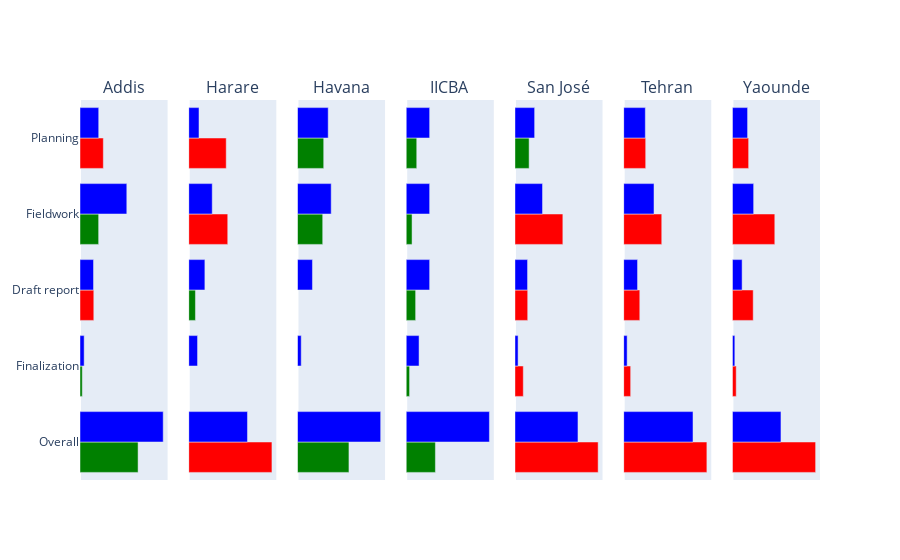

The code cell stored with this chart in its notebook:
### Code cell
import plotly.graph_objects as go
from plotly.subplots import make_subplots

category_order = ['Planning','Fieldwork','Draft report','Finalization','Overall']
category_order.reverse()

f = make_subplots(rows=1,cols=len(offices),subplot_titles=list(city_mapper.keys()),shared_yaxes=True,)
for d in city_mapper:
    data = df.loc[df['city']==d].sort_values('phase_num',ascending=False)
    # data['colour'] = 'red'
    # data['colour'].mask(data['percentage']<=100,'green',inplace=True)
    
    col = city_mapper[d]
    f.add_trace(go.Bar(x=data['working_hours'],y=data['phase'],marker_color=data['colour'],orientation='h',
    showlegend= False),row=1, col=col)
    f.add_trace(go.Bar(x=data['planned_hours'],y=data['phase'],marker_color='blue',orientation='h',
    showlegend=False),row=1, col=col)
f.update_layout(barmode='group')
f.update_xaxes(showticklabels=False,showgrid=False)
f.update_yaxes(categoryorder='array', categoryarray= category_order,showgrid=False)

### Figure 1 — Plotly figure (JSON) as saved in the notebook; plotly's stock layout.template omitted (floating-point values rounded to 4 significant figures)
{"data": [{"marker": {"color": ["green", "green", "red", "green", "red"]}, "orientation": "h", "showlegend": false, "type": "bar", "x": [418.8, 16.5, 99.5, 134.5, 168.2], "xaxis": "x", "y": ["Overall", "Finalization", "Draft report", "Fieldwork", "Planning"], "yaxis": "y"}, {"marker": {"color": "blue"}, "orientation": "h", "showlegend": false, "type": "bar", "x": [600, 30, 97.5, 337.5, 135], "xaxis": "x", "y": ["Overall", "Finalization", "Draft report", "Fieldwork", "Planning"], "yaxis": "y"}, {"marker": {"color": ["red", "green", "green", "red", "red"]}, "orientation": "h", "showlegend": false, "type": "bar", "x": [850, null, 68.5, 398.5, 383], "xaxis": "x2", "y": ["Overall", "Finalization", "Draft report", "Fieldwork", "Planning"], "yaxis": "y2"}, {"marker": {"color": "blue"}, "orientation": "h", "showlegend": false, "type": "bar", "x": [600, 90, 165, 240, 105], "xaxis": "x2", "y": ["Overall", "Finalization", "Draft report", "Fieldwork", "Planning"], "yaxis": "y2"}, {"marker": {"color": ["green", "green", "green", "green", "green"]}, "orientation": "h", "showlegend": false, "type": "bar", "x": [515, null, null, 252.5, 262.5], "xaxis": "x3", "y": ["Overall", "Finalization", "Draft report", "Fieldwork", "Planning"], "yaxis": "y3"}, {"marker": {"color": "blue"}, "orientation": "h", "showlegend": false, "type": "bar", "x": [832.5, 37.5, 150, 337.5, 307.5], "xaxis": "x3", "y": ["Overall", "Finalization", "Draft report", "Fieldwork", "Planning"], "yaxis": "y3"}, {"marker": {"color": ["green", "green", "green", "green", "green"]}, "orientation": "h", "showlegend": false, "type": "bar", "x": [289.5, 33.5, 93.5, 58, 104.5], "xaxis": "x4", "y": ["Overall", "Finalization", "Draft report", "Fieldwork", "Planning"], "yaxis": "y4"}, {"marker": {"color": "blue"}, "orientation": "h", "showlegend": false, "type": "bar", "x": [825, 127.5, 232.5, 232.5, 232.5], "xaxis": "x4", "y": ["Overall", "Finalization", "Draft report", "Fieldwork", "Planning"], "yaxis": "y4"}, {"marker": {"color": ["red", "red", "red", "red", "green"]}, "orientation": "h", "showlegend": false, "type": "bar", "x": [792, 79.5, 121.5, 456, 135], "xaxis": "x5", "y": ["Overall", "Finalization", "Draft report", "Fieldwork", "Planning"], "yaxis": "y5"}, {"marker": {"color": "blue"}, "orientation": "h", "showlegend": false, "type": "bar", "x": [600, 30, 120, 262.5, 187.5], "xaxis": "x5", "y": ["Overall", "Finalization", "Draft report", "Fieldwork", "Planning"], "yaxis": "y5"}, {"marker": {"color": ["red", "red", "red", "red", "red"]}, "orientation": "h", "showlegend": false, "type": "bar", "x": [720, 60.5, 139.5, 329.5, 190.5], "xaxis": "x6", "y": ["Overall", "Finalization", "Draft report", "Fieldwork", "Planning"], "yaxis": "y6"}, {"marker": {"color": "blue"}, "orientation": "h", "showlegend": false, "type": "bar", "x": [600, 30, 120, 262.5, 187.5], "xaxis": "x6", "y": ["Overall", "Finalization", "Draft report", "Fieldwork", "Planning"], "yaxis": "y6"}, {"marker": {"color": ["red", "red", "red", "red", "red"]}, "orientation": "h", "showlegend": false, "type": "bar", "x": [1028.0, 47, 257, 523.8, 200.5], "xaxis": "x7", "y": ["Overall", "Finalization", "Draft report", "Fieldwork", "Planning"], "yaxis": "y7"}, {"marker": {"color": "blue"}, "orientation": "h", "showlegend": false, "type": "bar", "x": [600, 30, 120, 262.5, 187.5], "xaxis": "x7", "y": ["Overall", "Finalization", "Draft report", "Fieldwork", "Planning"], "yaxis": "y7"}], "layout": {"annotations": [{"font": {"size": 16}, "showarrow": false, "text": "Addis", "x": 0.05918, "xanchor": "center", "xref": "paper", "y": 1, "yanchor": "bottom", "yref": "paper"}, {"font": {"size": 16}, "showarrow": false, "text": "Harare", "x": 0.2061, "xanchor": "center", "xref": "paper", "y": 1, "yanchor": "bottom", "yref": "paper"}, {"font": {"size": 16}, "showarrow": false, "text": "Havana", "x": 0.3531, "xanchor": "center", "xref": "paper", "y": 1, "yanchor": "bottom", "yref": "paper"}, {"font": {"size": 16}, "showarrow": false, "text": "IICBA", "x": 0.5, "xanchor": "center", "xref": "paper", "y": 1, "yanchor": "bottom", "yref": "paper"}, {"font": {"size": 16}, "showarrow": false, "text": "San José", "x": 0.6469, "xanchor": "center", "xref": "paper", "y": 1, "yanchor": "bottom", "yref": "paper"}, {"font": {"size": 16}, "showarrow": false, "text": "Tehran", "x": 0.7939, "xanchor": "center", "xref": "paper", "y": 1, "yanchor": "bottom", "yref": "paper"}, {"font": {"size": 16}, "showarrow": false, "text": "Yaounde", "x": 0.9408, "xanchor": "center", "xref": "paper", "y": 1, "yanchor": "bottom", "yref": "paper"}], "barmode": "group", "xaxis": {"anchor": "y", "domain": [0, 0.1184], "showgrid": false, "showticklabels": false}, "xaxis2": {"anchor": "y2", "domain": [0.1469, 0.2653], "showgrid": false, "showticklabels": false}, "xaxis3": {"anchor": "y3", "domain": [0.2939, 0.4122], "showgrid": false, "showticklabels": false}, "xaxis4": {"anchor": "y4", "domain": [0.4408, 0.5592], "showgrid": false, "showticklabels": false}, "xaxis5": {"anchor": "y5", "domain": [0.5878, 0.7061], "showgrid": false, "showticklabels": false}, "xaxis6": {"anchor": "y6", "domain": [0.7347, 0.8531], "showgrid": false, "showticklabels": false}, "xaxis7": {"anchor": "y7", "domain": [0.8816, 1.0], "showgrid": false, "showticklabels": false}, "yaxis": {"anchor": "x", "categoryarray": ["Overall", "Finalization", "Draft report", "Fieldwork", "Planning"], "categoryorder": "array", "domain": [0, 1], "showgrid": false}, "yaxis2": {"anchor": "x2", "categoryarray": ["Overall", "Finalization", "Draft report", "Fieldwork", "Planning"], "categoryorder": "array", "domain": [0, 1], "matches": "y", "showgrid": false, "showticklabels": false}, "yaxis3": {"anchor": "x3", "categoryarray": ["Overall", "Finalization", "Draft report", "Fieldwork", "Planning"], "categoryorder": "array", "domain": [0, 1], "matches": "y", "showgrid": false, "showticklabels": false}, "yaxis4": {"anchor": "x4", "categoryarray": ["Overall", "Finalization", "Draft report", "Fieldwork", "Planning"], "categoryorder": "array", "domain": [0, 1], "matches": "y", "showgrid": false, "showticklabels": false}, "yaxis5": {"anchor": "x5", "categoryarray": ["Overall", "Finalization", "Draft report", "Fieldwork", "Planning"], "categoryorder": "array", "domain": [0, 1], "matches": "y", "showgrid": false, "showticklabels": false}, "yaxis6": {"anchor": "x6", "categoryarray": ["Overall", "Finalization", "Draft report", "Fieldwork", "Planning"], "categoryorder": "array", "domain": [0, 1], "matches": "y", "showgrid": false, "showticklabels": false}, "yaxis7": {"anchor": "x7", "categoryarray": ["Overall", "Finalization", "Draft report", "Fieldwork", "Planning"], "categoryorder": "array", "domain": [0, 1], "matches": "y", "showgrid": false, "showticklabels": false}}}
